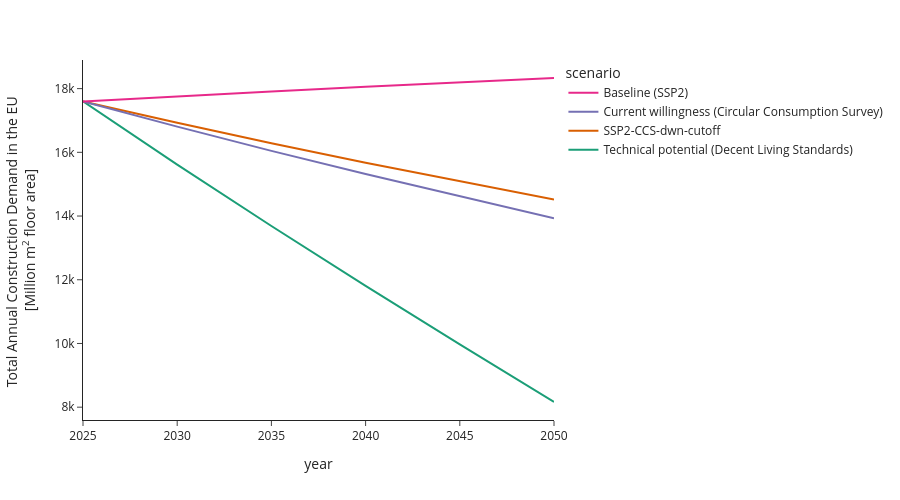

Notebook code for this chart:
### Code cell
data = mat.groupby(level=[1,2]).sum(numeric_only=True).floor_tot_Mm2.reset_index()
data = data.replace({'SSP2-baseline':'Baseline (SSP2)', 'SSP2-DLS':'Technical potential (Decent Living Standards)', 'SSP2-CCS-dwn':'Current willingness (Circular Consumption Survey)'})
data = data.sort_values(['scenario', 'year'], ascending=False)
fig = px.line(data, x="year", y="floor_tot_Mm2", color="scenario", labels={"floor_tot_Mm2":"Total Annual Construction Demand in the EU <br>[Million m<sup>2</sup> floor area]", 'variable':'Land use type', 'index':'year'}, template='simple_white', 
             color_discrete_sequence=px.colors.qualitative.Dark2)
fig.update_layout(width=900, height=500, legend={'traceorder': 'reversed'}) 
fig.write_image('plots/line_floor_tot_SSP2_Willing_DLS.svg')
fig.write_image('plots/line_floor_tot_SSP2_Willing_DLS.png')
fig.show()

### Figure 1 — Plotly figure (JSON) as saved in the notebook; plotly's stock layout.template omitted (floating-point values rounded to 4 significant figures)
{"data": [{"hovertemplate": "scenario=Technical potential (Decent Living Standards)<br>year=%{x}<br>Total Annual Construction Demand in the EU <br>[Million m<sup>2</sup> floor area]=%{y}<extra></extra>", "legendgroup": "Technical potential (Decent Living Standards)", "line": {"color": "rgb(27,158,119)", "dash": "solid"}, "marker": {"symbol": "circle"}, "mode": "lines", "name": "Technical potential (Decent Living Standards)", "orientation": "v", "showlegend": true, "type": "scatter", "x": [2050, 2045, 2040, 2035, 2030, 2025], "xaxis": "x", "y": [8163.0, 9970.0, 11810.0, 13690.0, 15620.0, 17600.0], "yaxis": "y"}, {"hovertemplate": "scenario=SSP2-CCS-dwn-cutoff<br>year=%{x}<br>Total Annual Construction Demand in the EU <br>[Million m<sup>2</sup> floor area]=%{y}<extra></extra>", "legendgroup": "SSP2-CCS-dwn-cutoff", "line": {"color": "rgb(217,95,2)", "dash": "solid"}, "marker": {"symbol": "circle"}, "mode": "lines", "name": "SSP2-CCS-dwn-cutoff", "orientation": "v", "showlegend": true, "type": "scatter", "x": [2050, 2045, 2040, 2035, 2030, 2025], "xaxis": "x", "y": [14520.0, 15090.0, 15670.0, 16280.0, 16930.0, 17600.0], "yaxis": "y"}, {"hovertemplate": "scenario=Current willingness (Circular Consumption Survey)<br>year=%{x}<br>Total Annual Construction Demand in the EU <br>[Million m<sup>2</sup> floor area]=%{y}<extra></extra>", "legendgroup": "Current willingness (Circular Consumption Survey)", "line": {"color": "rgb(117,112,179)", "dash": "solid"}, "marker": {"symbol": "circle"}, "mode": "lines", "name": "Current willingness (Circular Consumption Survey)", "orientation": "v", "showlegend": true, "type": "scatter", "x": [2050, 2045, 2040, 2035, 2030, 2025], "xaxis": "x", "y": [13930.0, 14610.0, 15320.0, 16050.0, 16810.0, 17600.0], "yaxis": "y"}, {"hovertemplate": "scenario=Baseline (SSP2)<br>year=%{x}<br>Total Annual Construction Demand in the EU <br>[Million m<sup>2</sup> floor area]=%{y}<extra></extra>", "legendgroup": "Baseline (SSP2)", "line": {"color": "rgb(231,41,138)", "dash": "solid"}, "marker": {"symbol": "circle"}, "mode": "lines", "name": "Baseline (SSP2)", "orientation": "v", "showlegend": true, "type": "scatter", "x": [2050, 2045, 2040, 2035, 2030, 2025], "xaxis": "x", "y": [18330.0, 18200.0, 18060.0, 17910.0, 17760.0, 17600.0], "yaxis": "y"}], "layout": {"height": 500, "legend": {"title": {"text": "scenario"}, "tracegroupgap": 0, "traceorder": "reversed"}, "margin": {"t": 60}, "width": 900, "xaxis": {"anchor": "y", "domain": [0, 1], "title": {"text": "year"}}, "yaxis": {"anchor": "x", "domain": [0, 1], "title": {"text": "Total Annual Construction Demand in the EU <br>[Million m<sup>2</sup> floor area]"}}}}
